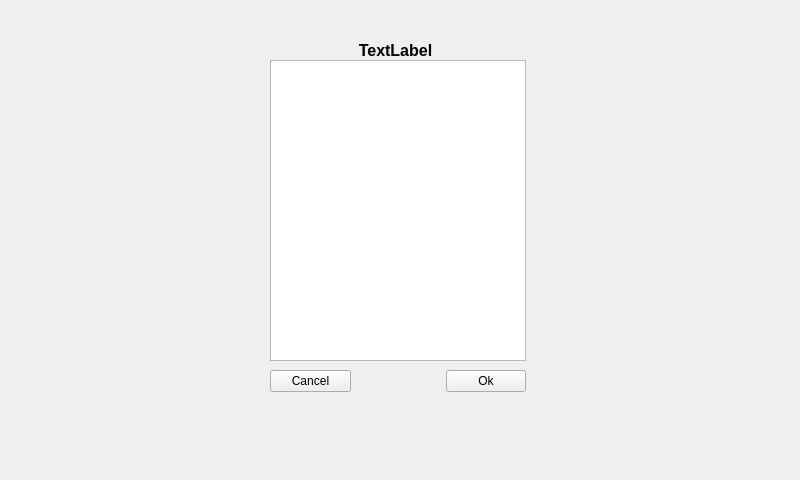
<?xml version="1.0" encoding="UTF-8"?>
<ui version="4.0">
 <class>CWinMenu</class>
 <widget class="QWidget" name="CWinMenu">
  <property name="geometry">
   <rect>
    <x>0</x>
    <y>0</y>
    <width>800</width>
    <height>480</height>
   </rect>
  </property>
  <property name="minimumSize">
   <size>
    <width>800</width>
    <height>480</height>
   </size>
  </property>
  <property name="maximumSize">
   <size>
    <width>800</width>
    <height>480</height>
   </size>
  </property>
  <property name="windowTitle">
   <string>Form</string>
  </property>
  <property name="autoFillBackground">
   <bool>false</bool>
  </property>
  <widget class="QPushButton" name="btnCancel">
   <property name="geometry">
    <rect>
     <x>270</x>
     <y>370</y>
     <width>81</width>
     <height>22</height>
    </rect>
   </property>
   <property name="text">
    <string>Cancel</string>
   </property>
  </widget>
  <widget class="QPushButton" name="btnOk">
   <property name="geometry">
    <rect>
     <x>446</x>
     <y>370</y>
     <width>80</width>
     <height>22</height>
    </rect>
   </property>
   <property name="locale">
    <locale language="Chinese" country="China"/>
   </property>
   <property name="text">
    <string>Ok</string>
   </property>
  </widget>
  <widget class="QListWidget" name="lwMenu">
   <property name="geometry">
    <rect>
     <x>270</x>
     <y>60</y>
     <width>256</width>
     <height>301</height>
    </rect>
   </property>
  </widget>
  <widget class="QLabel" name="lblTitle">
   <property name="geometry">
    <rect>
     <x>270</x>
     <y>40</y>
     <width>251</width>
     <height>20</height>
    </rect>
   </property>
   <property name="font">
    <font>
     <pointsize>12</pointsize>
     <weight>75</weight>
     <bold>true</bold>
    </font>
   </property>
   <property name="text">
    <string>TextLabel</string>
   </property>
   <property name="alignment">
    <set>Qt::AlignCenter</set>
   </property>
  </widget>
 </widget>
 <resources/>
 <connections/>
</ui>
